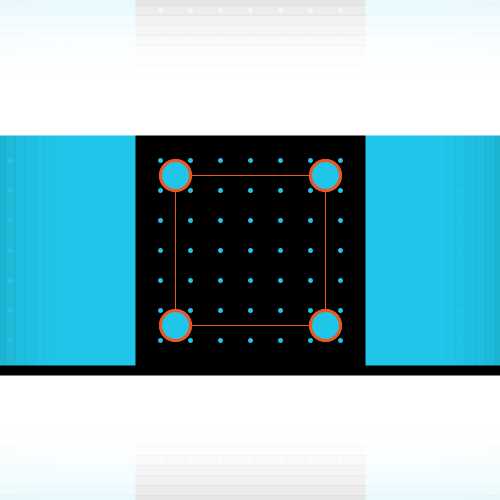
Frame 1 (no input)
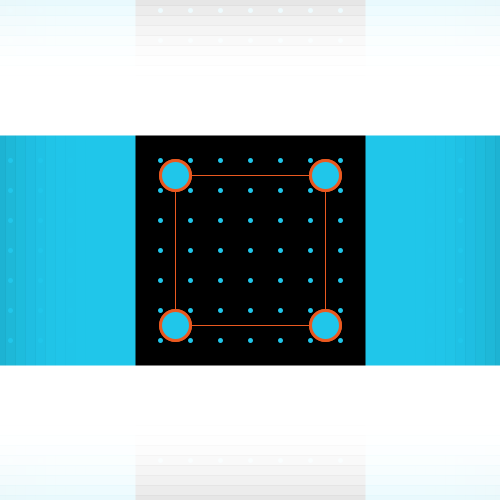
Frame 60 (the mouse pressed at the canvas centre just before this capture)
Frame 120 (the mouse held since frame 60 and released just before this capture): identical to frame 60, image omitted

The Processing sketch that drew these frames (run headless with seeded random() and noise(); from frame 60 on, the mouse is pressed at the canvas centre):

// Processing sketch: s08t01
// ── s08t01.pde
//UDD - Expreción Digital II
//s08t01ange
/*Programa con funciones especificas, de las cuales una parte de la funcion cubo sigue al mouse haciendo de foco y ilumina a la función figura2 cuando este pasa por esa zona, 
 también se si se preciona la tecla "a" todo cambia a su color contrario y si se apreta "s" todo los colores cambian nuevamente, al hacer click con el mouse este vuelve al punto del
 centro o de inicio, le agregue dos for uno son los puntos del fondo y el otro es la cortina que se abre dependiendo de mouseX*/

//variable colores
color c1, c2, c3, c4;

//variables colroes de cada elemento 
color cBack, cTri1, cTri2, cST, cEllip, cSE, cLine, cc, c;

float r;

void setup() {
  size(500, 500);

  //inicialización colores
  c1 = color(0); //blanco
  c2 = color(255); //negro
  c3 = color(32, 198, 234); //celeste
  c4 = color(234, 89, 32); //naranjo

  //inicialización variables de colores
  cBack = c1;
  cTri1 = c4;
  cTri2 = c3;
  cST = c2;
  cEllip = c3;
  cSE = c4;
  cLine = c4;
  c = c3;

  mouseX = 250;
  mouseY = 250;
}

void draw() {
  background(cBack);

//puntos del fondo cambian de color con las teclas "a" y "s"
  for (float i = 10; i < width - 10; i += 30) {
    for (float j = 10; j < height - 10; j += 30) { 

      stroke(c);
      strokeWeight(5);
      point(i, j);
    }
  }
  
  //fondo como cortina se mueve con el mouseX y cambia de color con las teclas "a" y "s"
  for (int i = 0; i <= width; i += 10) {
    stroke(c, 300 - i);
    strokeWeight(20);
    line(width/2 + mouseX/2 + i, 0, width/2 + i + mouseX/2, height);
  }
  for (int i = 0; i <= width; i += 10) {
    stroke(c, 300 - i);
    line(width/2 - mouseX/2 - i, 0, width/2 - mouseX/2 - i, height);
  }
  for (int i = 0; i <= height; i += 10) {
    stroke(cc, 300 - i);
    line(0, height/2 + mouseX/2 + i, width, height/2 + mouseX/2 + i);
    cc = c2;
  }
  for (int i = 0; i <= height; i += 10) {
    stroke(cc, 300 - i);
    line(0, height/2 - mouseX/2 - i, width, height/2 - mouseX/2 - i);
    cc = c2;
  }

  cubo(mouseX - 75, mouseY - 75);

  if (mouseX < width/2 && mouseY < height/2) {
    figura2(50, 50);
  }
  if (mouseX > width/2 && mouseY < height/2) {
    figura2(300, 50);
  }
  if (mouseX < width/2 && mouseY > height/2) {
    figura2(50, 300);
  }
  if (mouseX > width/2 && mouseY > height/2) {
    figura2(300, 300);
  }
}

//función específica 2
void cubo(float posx, float posy) { 
  noFill();
  stroke(cLine);
  strokeWeight(1);
  rectMode(CORNER);
  rect(posx, posy, 150, 150);
  rectMode(CENTER);
  rect(250, 250, 150, 150);

  line(175, 175, posx, posy);
  line(325, 175, posx + 150, posy);
  line(175, 325, posx, posy + 150);
  line(325, 325, posx + 150, posy + 150);

  fill(cEllip);
  stroke(cSE);
  strokeWeight(3);
  ellipse(175, 175, 30, 30);
  ellipse(posx, posy, 30, 30);
  ellipse(325, 175, 30, 30);
  ellipse(posx + 150, posy, 30, 30);
  ellipse(175, 325, 30, 30);
  ellipse(posx, posy + 150, 30, 30);
  ellipse(325, 325, 30, 30);
  ellipse(posx + 150, posy + 150, 30, 30);
}

//función específica 1
void figura2(float pox, float poy) {
  fill(cTri1);
  stroke(cST);
  strokeWeight(2);
  triangle(pox, poy, pox + 60, poy, pox + 30, poy + 150);
  triangle(pox + 60, poy, pox + 120, poy, pox + 90, poy + 150);
  triangle(pox + 120, poy, pox + 150, poy, pox + 150, poy + 150);

  fill(cTri2);
  stroke(cST);
  strokeWeight(2);
  triangle(pox, poy + 150, pox + 30, poy + 150, pox, poy);
  triangle(pox + 30, poy + 150, pox + 90, poy + 150, pox + 60, poy);
  triangle(pox + 90, poy + 150, pox + 150, poy + 150, pox + 120, poy);

  noFill();
  stroke(cST);
  strokeWeight(7);
  rectMode(CORNER);
  rect(pox, poy, 150, 150);
}

void keyPressed() {
  if (key == 'a') {
    cBack = c2;
    cTri1 = c3;
    cTri2 = c4;
    cST = c3;
    cEllip = c4;
    cSE = c3;
    cLine = c3;
    c = c4;
  }
  if (key == 's') {
    cBack = c1;
    cTri1 = c4;
    cTri2 = c3;
    cST = c2;
    cEllip = c3;
    cSE = c4;
    cLine = c4;
    c = c3;
  }
}
void mousePressed() {
  mouseX = 250;
  mouseY = 250;
}
